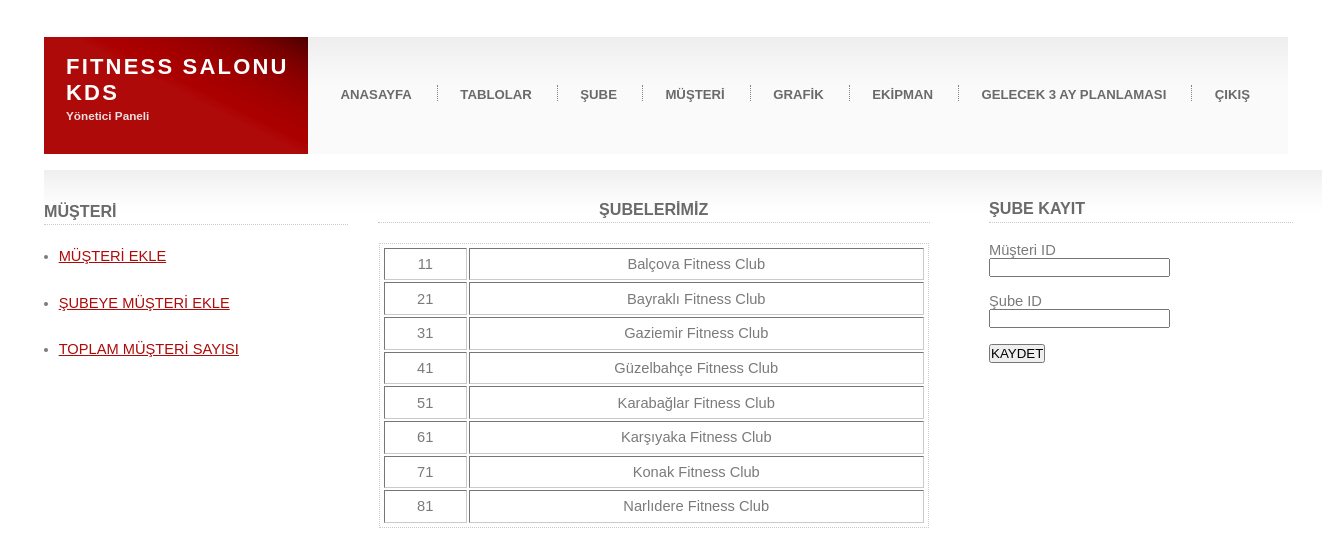
Screenshot of /fitness_kds/musterisubeekle.php with the database file from the repository.
### tables this page shows
CREATE TABLE IF NOT EXISTS `sube` (
  `ilce_id` int(11) NOT NULL,
  `sube_id` int(11) NOT NULL,
  `sube_ad` varchar(255) NOT NULL,
  PRIMARY KEY (`sube_id`),
  KEY `ilce_id` (`ilce_id`)
);

### fitness_kds/musterisubeekle.php (the view, shortened to what this page needs)
<?php
$db = new PDO("mysql:host=localhost; dbname=fitness_sube_kds; charset=utf8", 'root' , '');
?>
<!DOCTYPE html >
<html lang="turkish">
<head>
    <link href="default.css" rel="stylesheet" type="text/css" />
</head>
<body>
    <div id="outer">
        <div id="header">
            <h1><a href="#">FITNESS SALONU KDS</a></h1>
            <h2>Yönetici Paneli</h2>
        </div>
        <div id="menu">
            <ul>
                <li class="first"><a href="index.php">ANASAYFA</a></li>
                <li><a href="tablolar.php">TABLOLAR</a></li>
                <li><a href="sube.php">ŞUBE</a></li>
                <li><a href="musteri.php">MÜŞTERİ</a></li>
                <li><a href="grafik.php">GRAFİK</a></li>
                <li><a href="ekipman.php">EKİPMAN</a></li>
                <li><a href="gelecek.php">GELECEK 3 AY PLANLAMASI</a></li>
                <li><a href="giris.php">ÇIKIŞ</a></li>
            </ul>
        </div></br>
        <div id="content">
                <div id="secondContent" style="width:350px"></br></br>
                    <h3>MÜŞTERİ</h3>
                    <ul>
                        <li><a href="musteriekle.php">MÜŞTERİ EKLE</a></li></br>
                        <li><a href="musterisubeekle.php">ŞUBEYE MÜŞTERİ EKLE</a></li></br>
                        <li><a href="top_mus_say.php">TOPLAM MÜŞTERİ SAYISI</a></li></br>
                    </ul>
                </div>
                <div id="firstContent" style="width:600px">
                        <?php
                        $sorgu=$db->prepare('SELECT * FROM sube');
                        $sorgu->execute();
                        $sube=$sorgu-> fetchAll(PDO::FETCH_OBJ);
                        ?>
                        <h3>ŞUBELERİMİZ</h3>
                            <table table border="5" cellpadding="2" style="width: 550px;">
                            <?php
                                foreach($sube as $sub){?>
                                    <tr style="text-align:center;">
                                    <td><?= $sub->sube_id ?></td>
                                    <td><?= $sub->sube_ad ?></td>
                                    </tr>
                                <?php } ?>
                            </table>
                </div>
                <div id="thirdContent" style="width:350px" >
                        <h3>ŞUBE KAYIT</h3>
                            <form action="" method="post" class="kayit" >
                                <div>
                                    <label for="m_id" class="form-label">Müşteri ID</label></br>
                                    <input type="text" class="form-control " name="m_id">
                                </div>
                                <div>
                                    <label for="c_id" class="form-label">Şube ID</label></br>
                                    <input type="text" class="form-control " name="c_id">
                                </div>
                                <button type="submit" name="kaydet">KAYDET</button>
                            </form>
                </div>
        </div>
    </div>
</body>
</html>

### fitness_kds/default.css (style rules this page uses)
* { margin: 0em; padding: 0em; }
h1, h2, h3, h4, h5, h6 { color: #6a6a6a; }
body { font-family: "Trebuchet MS", sans-serif; color: #7a7a7a; font-size: 11pt; }
a { color: #AF0A0A; text-decoration: underline; }
#outer { margin: 2.5em 3.0em 1.5em 3.0em; }
#header { padding: 0em 1.5em 0em 1.5em; height: 8em; width: 15em; float: left; position: relative; background: #AF0A0A url('images/a1.gif') top right no-repeat; }
#header h1 { position: absolute; bottom: 2.2em; font-size: 1.5em; letter-spacing: 0.1em; }
#header h1 a { color: #fff; text-decoration: none; }
#header h2 { position: absolute; bottom: 2.7em; color: #EFE0E0; font-size: 0.8em; }
#menu { height: 8em; background: #fafafa url('images/a2.gif') top left repeat-x; margin-left: 18em; position: relative; }
#menu ul { list-style: none; position: absolute; top: 3.3em; margin-left: 1.5em; }
#menu li { display: inline; border-left: dotted 1px #848484; padding-left: 0.8em; }
#menu li.first { border-left: 0px; padding-left: 0em; }
#menu li a { text-decoration: none; color: #6a6a6a; font-weight: bold; padding: 0.8em; margin-right: 0.8em; font-size: 0.9em; }
#content { background: #fff url('images/a3.gif') top left repeat-x; display: flex; height: 300px; width: 1278px; }
#content h3 { font-size: 1.1em; }
#content h2, h3, h4, h5, h6 { padding-bottom: 0.2em; margin-bottom: 1.2em; border-bottom: dotted 1px #cacaca; }
#content ul { margin-bottom: 1.5em; padding-left: 1em; line-height: 1.6em; }
#content table { border: dotted 1px #cacaca; width: 713px; height: 100px; margin: 1px; padding: 2px; }
#content table td { padding: 0.5em; }
#firstContent { width: 100px; height: 100px; margin: 10px; padding: 20px; text-align: center; }
#thirdContent { float: left; width: 15em; padding: 2em; }

### rows the page displays
sube: sube_id "11", sube_ad "Balçova Fitness Club"
sube: sube_id "21", sube_ad "Bayraklı Fitness Club"
sube: sube_id "31", sube_ad "Gaziemir Fitness Club"
sube: sube_id "41", sube_ad "Güzelbahçe Fitness Club"
sube: sube_id "51", sube_ad "Karabağlar Fitness Club"
sube: sube_id "61", sube_ad "Karşıyaka Fitness Club"
sube: sube_id "71", sube_ad "Konak Fitness Club"
sube: sube_id "81", sube_ad "Narlıdere Fitness Club"
